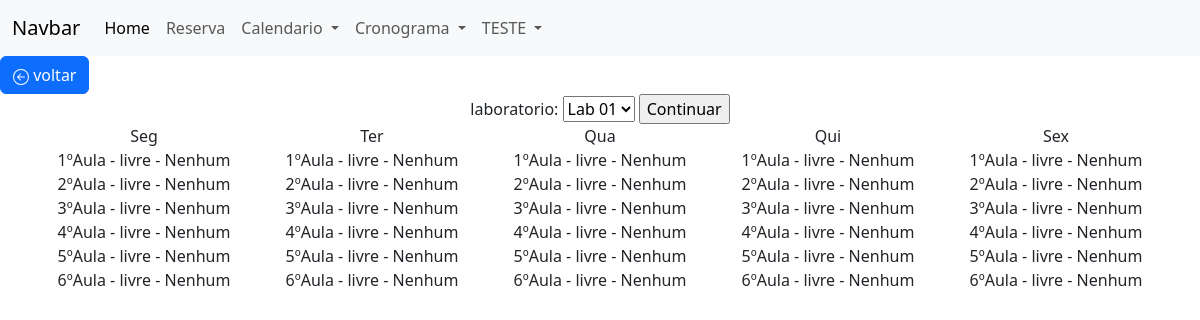
Before: /Bin/cronograma.php (signed in) with the older database file.
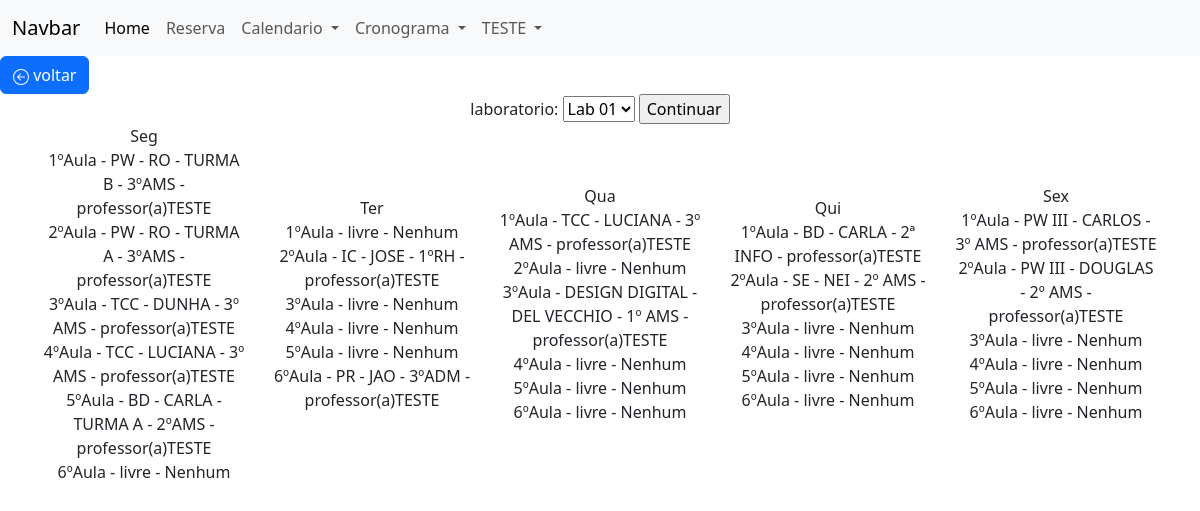
After: the same page with the newer database file.
### tables this page shows
CREATE TABLE `cronograma` (
  `cro_cod` int(11) NOT NULL,
  `cro_desc` varchar(200) DEFAULT NULL,
  `cro_aula` int(11) NOT NULL,
  `cro_sem` int(11) NOT NULL,
  `cro_isActive` bit(1) NOT NULL,
  `lab_cod` int(11) NOT NULL,
  `prof_cod` int(11) NOT NULL
);

CREATE TABLE `professor` (
  `prof_cod` int(11) NOT NULL,
  `prof_nome` varchar(40) NOT NULL,
  `prof_senha` varchar(20) NOT NULL,
  `prof_cargo` varchar(10) NOT NULL,
  `prof_isActive` bit(1) NOT NULL
);

### Bin/cronograma.php (the view, shortened to what this page needs)
<?php
include_once ("../navbar.php");
$translate = array(
    0 => "Dom",
    1 => "Seg",
    2 => "Ter",
    3 => "Qua",
    4 => "Qui",
    5 => "Sex",
    6 => "Sab",
);
?>
<a class="btn btn-primary" href="../"> voltar</a>
<div class="container text-center">
<form action="" method="get">
            <label for="lab" >laboratorio:</label>
            <select name="lab" id="lab" required>
            <?php
            include_once ("../conexao.php");
            $slq = mysqli_query($conexao, "SELECT * FROM laboratorio");
            while ($labs = mysqli_fetch_array($slq)) {
                if ($labs['lab_isActive'] == true) {
                   echo '<option value='.$labs['lab_cod'].'>'.$labs['lab_nome'].'</option>';
                }}; ?>
            </select>
            <input type="submit" value="Continuar">
        </form>
  <div class="row align-items-center">
<?php
if (isset($_GET['lab'])) {
    $lab = $_GET['lab'];
} else {
    $labs = mysqli_fetch_array(mysqli_query($conexao, "SELECT * FROM laboratorio"));
    $lab = $labs['lab_cod'];
}
for ($sem = 1; $sem <= 5; $sem++) {
        $slq = mysqli_query($conexao, "SELECT c.cro_aula as aula,c.cro_desc as descr,c.cro_isActive as active, p.prof_nome as prof FROM cronograma as c INNER JOIN laboratorio as l on c.lab_cod=l.lab_cod INNER JOIN professor as p on c.prof_cod=p.prof_cod WHERE c.cro_sem = '$sem' AND c.lab_cod='$lab' ORDER BY c.cro_aula ASC");
         while ($reserva = mysqli_fetch_array($slq)) {
                switch ($reserva["aula"]) {
                    case "1":
                        $aula1 = ['desc' => $reserva['descr'],'prof' => $reserva['prof']];
                        break;
                    case "2":
                        $aula2 = ['desc' => $reserva['descr'],'prof' => $reserva['prof']];
                        break;
                    case "3":
                        $aula3 = array('desc' => $reserva['descr'],'prof' => $reserva['prof']);
                        break;
                    case "4":
                        $aula4 = array('desc' => $reserva['descr'],'prof' => $reserva['prof']);
                        break;
                    case "5":
                        $aula5 = array('desc' => $reserva['descr'],'prof' => $reserva['prof']);
                        break;
                    case "6":
                        $aula6 = array('desc' => $reserva['descr'],'prof' => $reserva['prof']);
                        break;
                    }
            }
        ; ?>
      <div class="col">
        <a class="list-group-item list-group-item-action" disabled><?php echo $translate[$sem]; ?></a>
        <a class="list-group-item list-group-item-action" <?php if(!isset($aula1)){echo 'href="../Reserva/formReserva.php?sem='.$sem.'&aula=1"';}else{echo 'disabled';}?>>1ºAula - <?php if(!isset($aula1)){echo "livre ";}else{echo $aula1['desc'];}if(!isset($aula1)){echo "- Nenhum";}else{echo ' - professor(a)'.$aula1['prof'];}  ?></a>
        <a class="list-group-item list-group-item-action" <?php if(!isset($aula1)){echo 'href="../Reserva/formReserva.php?sem='.$sem.'&aula=2"';}else{echo 'disabled';}?>>2ºAula - <?php if(!isset($aula2)){echo "livre ";}else{echo $aula2['desc'];}if(!isset($aula2)){echo "- Nenhum";}else{echo ' - professor(a)'.$aula2['prof'];}  ?></a>
        <a class="list-group-item list-group-item-action" <?php if(!isset($aula1)){echo 'href="../Reserva/formReserva.php?sem='.$sem.'&aula=3"';}else{echo 'disabled';}?>>3ºAula - <?php if(!isset($aula3)){echo "livre ";}else{echo $aula3['desc'];}if(!isset($aula3)){echo "- Nenhum";}else{echo ' - professor(a)'.$aula3['prof'];}  ?></a>
        <a class="list-group-item list-group-item-action" <?php if(!isset($aula1)){echo 'href="../Reserva/formReserva.php?sem='.$sem.'&aula=4"';}else{echo 'disabled';}?>>4ºAula - <?php if(!isset($aula4)){echo "livre ";}else{echo $aula4['desc'];}if(!isset($aula4)){echo "- Nenhum";}else{echo ' - professor(a)'.$aula4['prof'];}  ?></a>
        <a class="list-group-item list-group-item-action" <?php if(!isset($aula1)){echo 'href="../Reserva/formReserva.php?sem='.$sem.'&aula=5"';}else{echo 'disabled';}?>>5ºAula - <?php if(!isset($aula5)){echo "livre ";}else{echo $aula5['desc'];}if(!isset($aula5)){echo "- Nenhum";}else{echo ' - professor(a)'.$aula5['prof'];}  ?></a>
        <a class="list-group-item list-group-item-action" <?php if(!isset($aula1)){echo 'href="../Reserva/formReserva.php?sem='.$sem.'&aula=6"';}else{echo 'disabled';}?>>6ºAula - <?php if(!isset($aula6)){echo "livre ";}else{echo $aula6['desc'];}if(!isset($aula6)){echo "- Nenhum";}else{echo ' - professor(a)'.$aula6['prof'];}  ?></a>
      </div>
    <?php
    $aula1 = null;
    $aula2 = null;
    $aula3 = null;
    $aula4 = null;
    $aula5 = null;
    $aula6 = null;
}?>
  </div>
</div>

Changed rows visible on the page:
added cronograma: cro_desc "PW - RO - TURMA B - 3ºAMS"
now on this page (row edited): professor: prof_nome "TESTE"
added cronograma: cro_desc "PW - RO - TURMA A - 3ºAMS"
added cronograma: cro_desc "TCC - DUNHA - 3º AMS"
added cronograma: cro_desc "TCC - LUCIANA - 3º AMS"
added cronograma: cro_desc "BD - CARLA - TURMA A - 2ºAMS"
added cronograma: cro_desc "IC - JOSE - 1ºRH"
added cronograma: cro_desc "PR - JAO - 3ºADM"
added cronograma: cro_desc "TCC - LUCIANA - 3º AMS"
added cronograma: cro_desc "DESIGN DIGITAL - DEL VECCHIO - 1º AMS"
added cronograma: cro_desc "BD - CARLA - 2ª INFO"
added cronograma: cro_desc "SE - NEI - 2º AMS"
added cronograma: cro_desc "PW III - CARLOS - 3º AMS"
added cronograma: cro_desc "PW III - DOUGLAS - 2º AMS"
Other visible differences:
new list line: "Seg 1ºAula - - professor(a) 2ºAula - - professor(a) 3ºAula - - professor(a) 4ºAula - - professor(a) 5ºAula - - professor(a) 6ºAula - livre - Nenhum"
new list line: "Ter 1ºAula - livre - Nenhum 2ºAula - - professor(a) 3ºAula - livre - Nenhum 4ºAula - livre - Nenhum 5ºAula - livre - Nenhum 6ºAula - - professor(a)"
new list line: "Qua 1ºAula - - professor(a) 2ºAula - livre - Nenhum 3ºAula - - professor(a) 4ºAula - livre - Nenhum 5ºAula - livre - Nenhum 6ºAula - livre - Nenhum"
new list line: "Qui 1ºAula - - professor(a) 2ºAula - - professor(a) 3ºAula - livre - Nenhum 4ºAula - livre - Nenhum 5ºAula - livre - Nenhum 6ºAula - livre - Nenhum"
new list line: "Sex 1ºAula - - professor(a) 2ºAula - - professor(a) 3ºAula - livre - Nenhum 4ºAula - livre - Nenhum 5ºAula - livre - Nenhum 6ºAula - livre - Nenhum"
list line gone: "Seg 1ºAula - livre - Nenhum 2ºAula - livre - Nenhum 3ºAula - livre - Nenhum 4ºAula - livre - Nenhum 5ºAula - livre - Nenhum 6ºAula - livre - Nenhum"
list line gone: "Ter 1ºAula - livre - Nenhum 2ºAula - livre - Nenhum 3ºAula - livre - Nenhum 4ºAula - livre - Nenhum 5ºAula - livre - Nenhum 6ºAula - livre - Nenhum"
list line gone: "Qua 1ºAula - livre - Nenhum 2ºAula - livre - Nenhum 3ºAula - livre - Nenhum 4ºAula - livre - Nenhum 5ºAula - livre - Nenhum 6ºAula - livre - Nenhum"
list line gone: "Qui 1ºAula - livre - Nenhum 2ºAula - livre - Nenhum 3ºAula - livre - Nenhum 4ºAula - livre - Nenhum 5ºAula - livre - Nenhum 6ºAula - livre - Nenhum"
list line gone: "Sex 1ºAula - livre - Nenhum 2ºAula - livre - Nenhum 3ºAula - livre - Nenhum 4ºAula - livre - Nenhum 5ºAula - livre - Nenhum 6ºAula - livre - Nenhum"
